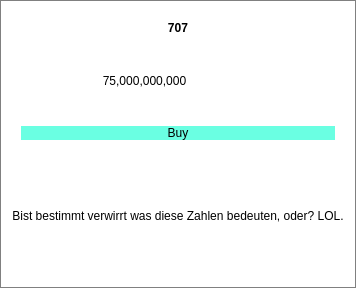
            <widget class="QFrame" name="upgradeFrameCalc_2">
             <property name="enabled">
              <bool>true</bool>
             </property>
             <property name="minimumSize">
              <size>
               <width>208</width>
               <height>288</height>
              </size>
             </property>
             <property name="acceptDrops">
              <bool>true</bool>
             </property>
             <property name="styleSheet">
              <string notr="true">background: white;
border: 1px solid grey;</string>
             </property>
             <property name="frameShape">
              <enum>QFrame::StyledPanel</enum>
             </property>
             <property name="frameShadow">
              <enum>QFrame::Raised</enum>
             </property>
             <property name="lineWidth">
              <number>3</number>
             </property>
             <layout class="QVBoxLayout" name="verticalLayout_72">
              <item>
               <widget class="QFrame" name="frame_80">
                <property name="styleSheet">
                 <string notr="true">border: 0px;</string>
                </property>
                <property name="frameShape">
                 <enum>QFrame::StyledPanel</enum>
                </property>
                <property name="frameShadow">
                 <enum>QFrame::Raised</enum>
                </property>
                <layout class="QVBoxLayout" name="verticalLayout_73">
                 <item>
                  <widget class="QLabel" name="upgradeNameCalc_2">
                   <property name="font">
                    <font>
                     <weight>75</weight>
                     <bold>true</bold>
                    </font>
                   </property>
                   <property name="text">
                    <string>707</string>
                   </property>
                   <property name="alignment">
                    <set>Qt::AlignCenter</set>
                   </property>
                  </widget>
                 </item>
                 <item>
                  <widget class="QFrame" name="frame_81">
                   <property name="frameShape">
                    <enum>QFrame::StyledPanel</enum>
                   </property>
                   <property name="frameShadow">
                    <enum>QFrame::Raised</enum>
                   </property>
                   <layout class="QHBoxLayout" name="horizontalLayout_54">
                    <item>
                     <widget class="QLabel" name="upgradeCostCalc_2">
                      <property name="text">
                       <string>75,000,000,000</string>
                      </property>
                      <property name="alignment">
                       <set>Qt::AlignCenter</set>
                      </property>
                     </widget>
                    </item>
                    <item>
                     <widget class="QLabel" name="upgradeImgCalc_2">
                      <property name="minimumSize">
                       <size>
                        <width>61</width>
                        <height>61</height>
                       </size>
                      </property>
                      <property name="maximumSize">
                       <size>
                        <width>61</width>
                        <height>61</height>
                       </size>
                      </property>
                      <property name="text">
                       <string/>
                      </property>
                      <property name="pixmap">
                       <pixmap resource="resources.qrc">:/images/u_calc_2.png</pixmap>
                      </property>
                      <property name="scaledContents">
                       <bool>true</bool>
                      </property>
                     </widget>
                    </item>
                   </layout>
                  </widget>
                 </item>
                 <item>
                  <widget class="QPushButton" name="buyUpgradeCalc_2">
                   <property name="minimumSize">
                    <size>
                     <width>80</width>
                     <height>0</height>
                    </size>
                   </property>
                   <property name="styleSheet">
                    <string notr="true">background:rgb(106, 255, 226);
font: 19pt &quot;Century Gothic&quot;;</string>
                   </property>
                   <property name="text">
                    <string>Buy</string>
                   </property>
                   <property name="default">
                    <bool>false</bool>
                   </property>
                  </widget>
                 </item>
                </layout>
               </widget>
              </item>
              <item>
               <widget class="QLabel" name="upgradeTextCalc_2">
                <property name="styleSheet">
                 <string notr="true">border: 0px;
</string>
                </property>
                <property name="text">
                 <string>Bist bestimmt verwirrt was diese Zahlen bedeuten, oder? LOL.</string>
                </property>
                <property name="alignment">
                 <set>Qt::AlignCenter</set>
                </property>
               </widget>
              </item>
             </layout>
            </widget>
